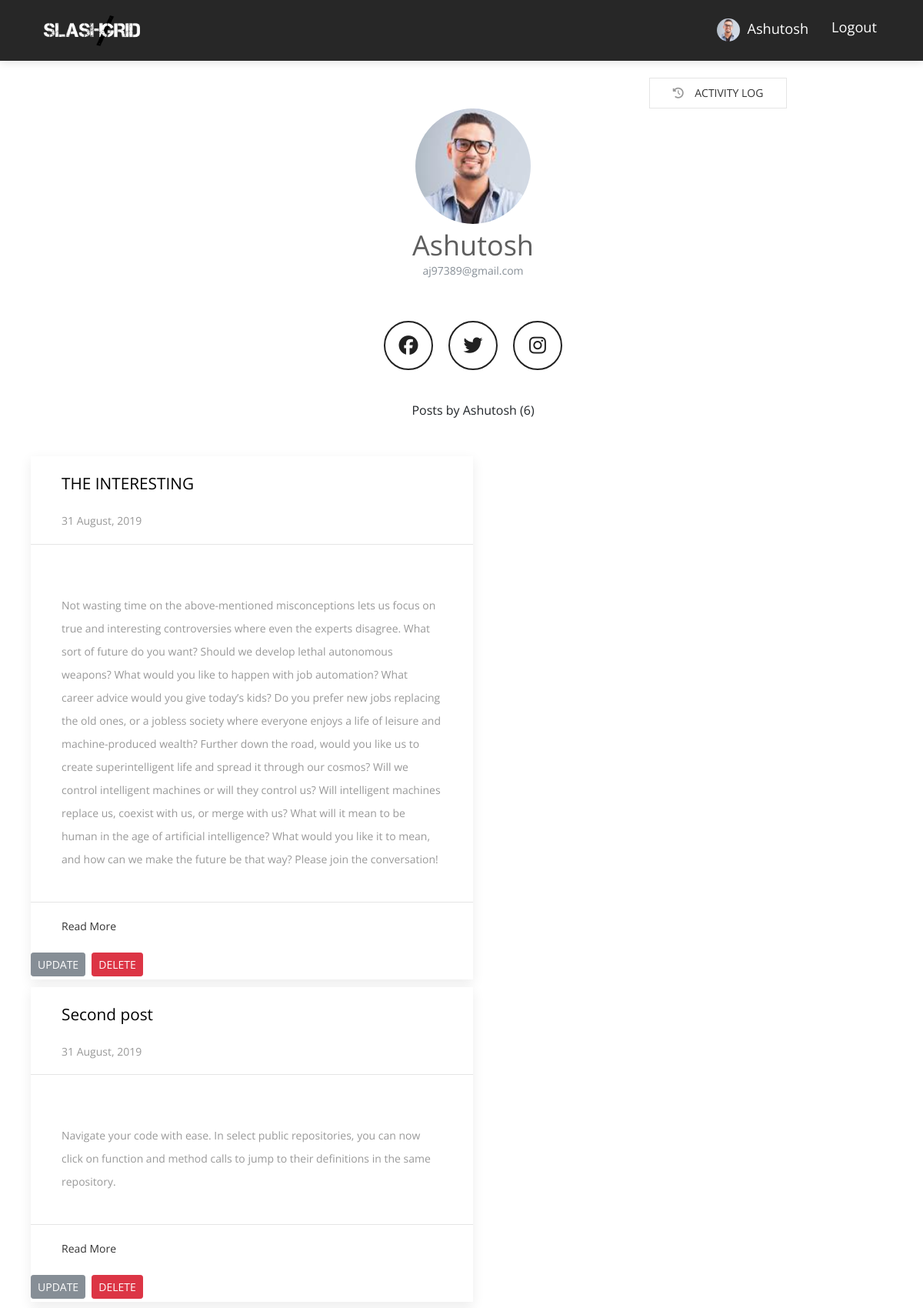
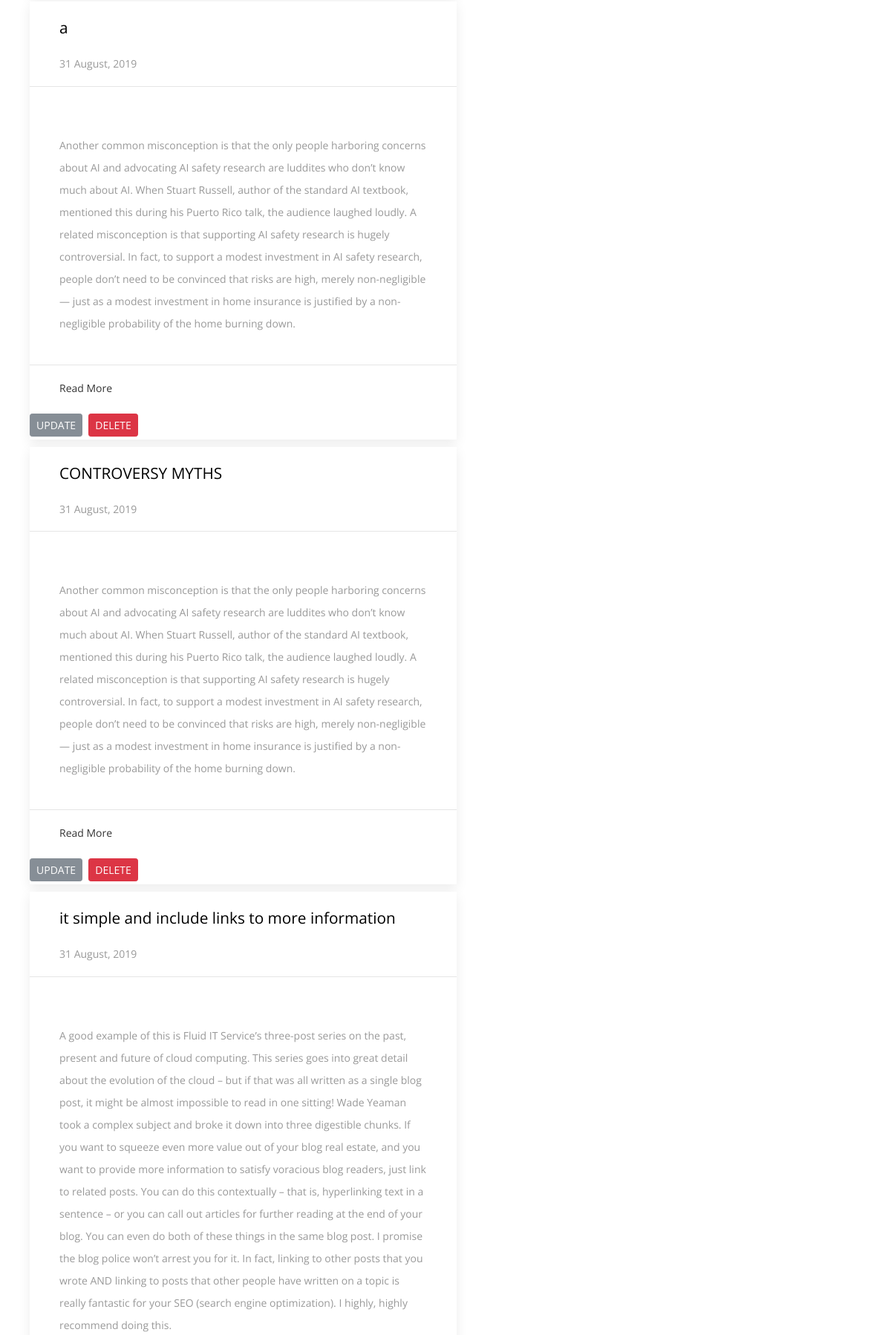
/user/Ashutosh (signed in, upper part), run on the app's committed database (2 pictures, top to bottom).
### flaskblog/models.py (models this page shows, shortened)
class User(db.Model, UserMixin):
    id = db.Column(db.Integer, primary_key=True)
    username = db.Column(db.String(20), unique=True, nullable=False)
    email = db.Column(db.String(120), unique=True, nullable=False)
    image_file = db.Column(db.String(20), nullable=False, default='default.jpg')
    password = db.Column(db.String(60), nullable=False)
    fb_link = db.Column(db.String(120), unique=True, nullable=True)
    posts = db.relationship('Post', backref='author', lazy=True)
    comment = db.relationship('Comments', backref='author', lazy=True)

class Post(db.Model):
    id = db.Column(db.Integer, primary_key=True)
    title = db.Column(db.String(100), nullable=False)
    date_posted = db.Column(db.DateTime, nullable=False, default=datetime.utcnow)
    content = db.Column(db.Text, nullable=False)
    user_id = db.Column(db.Integer, db.ForeignKey('user.id'), nullable=False)
    comment = db.relationship('Comments', backref='post', lazy=True)

### flaskblog/users/routes.py (the view)
@users.route("/user/<string:username>")
def user_posts(username):
    page = request.args.get('page', 1, type=int)
    user = User.query.filter_by(username=username).first_or_404()
    posts = Post.query.filter_by(author=user)\
        .order_by(Post.date_posted.desc())\
        .paginate(page=page, per_page=5)
    form = UpdateAccountForm()
    if form.validate_on_submit():
        if form.picture.data:
            picture_file = save_picture(form.picture.data)
            current_user.image_file = picture_file
        current_user.username = form.username.data
        current_user.email = form.email.data
        db.session.commit()
        flash('Your account has been updated!', 'success')
        return redirect(url_for('users.account'))
    elif request.method == 'GET':
        form.username.data = current_user.username
        form.email.data = current_user.email
    image_file = url_for('static', filename='profile_pics/' + current_user.image_file)
    return render_template('user_posts.html', posts=posts, user=user, form=form, image_file=image_file, title=user.username)

### flaskblog/models.py (called while the page is built)
@login_manager.user_loader
def load_user(user_id):
    return User.query.get(int(user_id))

### flaskblog/templates/user_posts.html (shortened to what this page needs)
{% extends "base.html" %}
{% block content %}
<div class="uk-container" style="margin-top:100px">
  <div class="row text-center">
     <div class="col-lg-6 offset-lg-3">
     </div>
     {% if current_user.is_authenticated %}
      {% if current_user.username == user.username %}
     <div class="col-lg-12">
            <div class="row">
                    <div class="col-lg-10 text-right">
                        <a href="{{ url_for('posts.activity_log') }}">
                                <button class="uk-button uk-button-default"><span class="fas fa-history"></span> &nbsp; &nbsp;Activity Log</button>
                        </a>
                    </div>
            </div>
     </div>
     {% endif %}
     {% endif %}
    <div class="col-lg-12">
            <img class="rounded-circle account-img" width="150" src="{{ image_file }}">
            <h3 class="account-heading uk-margin-small-top" style="text-transform: capitalize">{{ user.username }}
                    <p class="text-secondary" style="text-transform: lowercase">{{ current_user.email }}</p>
            </h3>
            <div class="effect varrius">
                    <div class="buttons">
                      <a href="{{ current_user.fb_link }}" class="fb" title="Join us on Facebook"><i class="fab fa-facebook" aria-hidden="true"></i></a>
                      <a href="{{ current_user.fb_link }}" class="tw" title="Join us on Twitter"><i class="fab fa-twitter" aria-hidden="true"></i></a>
                      <a href="{{ current_user.fb_link }}" class="insta" title="Join us on Instagram"><i class="fab fa-instagram" aria-hidden="true"></i></a>
                    </div>
                  </div>
            </div>
  </div>
  <div class="row uk-margin-medium-top">
    <div class="col-lg-12 text-center">
        Posts by {{ user.username }} ({{ posts.total }})
    </div>
     <br><br>
  </div>
    <div class="row">
        {% for post in posts.items %}
        <div class="col-lg-6" style="margin-bottom:10px">
            <div class="uk-card uk-card-default">
                <div class="uk-card-header">
                      <div class="uk-grid-small uk-flex-middle" uk-grid>
                          <div class="uk-width-expand">
                              <p style="font-size: 1.3em;color:black;">{{ post.title }}</p>
                              <br>
                              <p class="uk-text-meta uk-margin-remove-top"><time datetime="{{ post.date_posted.strftime('%d %B %Y') }}">{{ post.date_posted.strftime('%d %B, %Y') }}</time></p>
                          </div>
                      </div>
                  </div>
                  <div class="uk-card-body">
                    <br>
                      <p>{{ post.content }}</p>
                  </div>
                  <div class="uk-card-footer">
                      <a href="{{ url_for('posts.post', post_id=post.id) }}" class="uk-button uk-button-text" style="text-transform: capitalize">Read more</a>
                  </div>
                  {% if current_user.username == user.username %}
                  <a class="btn btn-secondary btn-sm mt-1 mb-1" href="{{ url_for('posts.update_post', post_id=post.id) }}">Update</a>
                      <button type="button" class="btn btn-danger btn-sm m-1" data-toggle="modal" data-target="#deleteModal">Delete</button>
                  {% endif %}
                    </div>
        </div>
        {% endfor %}
    </div>
    <br><br>
</div>
{% endblock content %}

### flaskblog/templates/navbar.html (shortened to what this page needs)
<nav class="navbar main-nav  fixed-top navbar-expand-lg" style="background:#272727 !important">
    <div class="container">
        <a class="navbar-brand" href="/"><img src="{{ url_for('static', filename='images/download2.png') }}" alt="logo" width="150" style="padding:10px"></a>
        <div class="collapse navbar-collapse" id="navbarNav">
        <ul class="navbar-nav ml-auto">
          {% if current_user.is_authenticated %}
          <li class="nav-item">
              <a class="nav-link" href="{{ url_for('users.account') }}" style="text-transform: capitalize;color:white;font-size:1.3em">
                  <img class="rounded-circle" src="{{ url_for('static', filename='profile_pics/' + current_user.image_file) }}" width="30">
                  &nbsp;{{ current_user.username }}
              </a>
          </li>
          <li class="nav-item">
              <a class="nav-link" href="{{ url_for('users.logout') }}" style="color:white;font-size:1.3em">Logout</a>
          </li>
         {% endif %}
        </ul>
        </div>
    </div>
</nav>

### flaskblog/static/css/style.css (style rules this page uses)
body { font-family: "Open Sans", sans-serif; -webkit-font-smoothing: antialiased; }
h1, h2, h3, h4, h5, h6 { font-family: "Open Sans", sans-serif; color: #5e5e5e; font-weight: 400; line-height: 1; }
h3 { font-size: 36px; }
p, a, li, blockquote, label, span { font-size: 14px; letter-spacing: 0; line-height: 22px; color: #999999; margin-bottom: 0; }
p { line-height: 30px; }
.transition, .main-nav, .main-nav .navbar-brand { transition: .3s ease; }
.btn { text-transform: uppercase; }
.main-nav { background: #7d71d3; box-shadow: 0px 3px 10px 0px rgba(0, 0, 0, 0.1); }
.main-nav .navbar-brand { padding: 0; }
.main-nav .navbar-nav .nav-item { position: relative; }
.main-nav .navbar-nav .nav-item .nav-link { position: relative; text-align: center; font-size: 13px; color: #000; padding-left: 15px; padding-right: 15px; }

### flaskblog/templates/base.html (style rules this page uses)
.effect { width: 100%; background-color: #212121; }
.effect:nth-child(2n+1) { background-color: #fff; }
.effect .buttons { margin-top: 50px; display: flex; justify-content: center; }
.effect a { text-decoration: none !important; width: 60px; height: 60px; display: flex; align-items: center; justify-content: center; border-radius: 50%; margin-right: 20px; font-size: 25px; overflow: hidden; position: relative; color: #212121; border: 2px solid #212121; }
.effect a i { position: relative; z-index: 3; }
.effect a:last-child { margin-right: 0px; }
.effect a:before { content: ""; display: inline-block; height: 100%; vertical-align: middle; }
.effect a i { display: inline-block; vertical-align: middle; }
.effect.varrius a { transition: all 0.2s linear 0s; }
.effect.varrius a:after { content: ""; display: block; width: 90%; height: 90%; top: -110%; left: 0; right: 0; margin: auto; position: absolute; background-color: #212121; border-radius: 50%; }

### data on the page
User: image_file (picture), username "Ashutosh", email "aj97389@gmail.com"
Post: title "THE INTERESTING", date_posted "31 August, 2019", content "Not wasting time on the above-mentioned misconceptions lets us focus on true and interesting controversies where even the experts disagree. What sort of future do you want? Should we develop lethal autonomous weapons? What would you like to happen with job automation? What career advice would you give today’s kids? Do you prefer new jobs replacing the old ones, or a jobless society where everyone enjoys a life of leisure and machine-produced wealth? Further down the road, would you like us to create superintelligent life and spread it through our cosmos? Will we control intelligent machines or will they control us? Will intelligent machines replace us, coexist with us, or merge with us?…"
Post: title "Second post", date_posted "31 August, 2019", content "Navigate your code with ease. In select public repositories, you can now click on function and method calls to jump to their definitions in the same repository."
Post: title "a", date_posted "31 August, 2019", content "Another common misconception is that the only people harboring concerns about AI and advocating AI safety research are luddites who don’t know much about AI. When Stuart Russell, author of the standard AI textbook, mentioned this during his Puerto Rico talk, the audience laughed loudly. A related misconception is that supporting AI safety research is hugely controversial. In fact, to support a modest investment in AI safety research, people don’t need to be convinced that risks are high, merely non-negligible — just as a modest investment in home insurance is justified by a non-negligible probability of the home burning down."
Post: title "CONTROVERSY MYTHS", date_posted "31 August, 2019", content "Another common misconception is that the only people harboring concerns about AI and advocating AI safety research are luddites who don’t know much about AI. When Stuart Russell, author of the standard AI textbook, mentioned this during his Puerto Rico talk, the audience laughed loudly. A related misconception is that supporting AI safety research is hugely controversial. In fact, to support a modest investment in AI safety research, people don’t need to be convinced that risks are high, merely non-negligible — just as a modest investment in home insurance is justified by a non-negligible probability of the home burning down."
Post: title "it simple and include links to more information", date_posted "31 August, 2019", content "A good example of this is Fluid IT Service’s three-post series on the past, present and future of cloud computing. This series goes into great detail about the evolution of the cloud – but if that was all written as a single blog post, it might be almost impossible to read in one sitting! Wade Yeaman took a complex subject and broke it down into three digestible chunks. If you want to squeeze even more value out of your blog real estate, and you want to provide more information to satisfy voracious blog readers, just link to related posts. You can do this contextually – that is, hyperlinking text in a sentence – or you can call out articles for further reading at the end of your blog. You…"

### other printed values
{{ posts.total }} "6"
